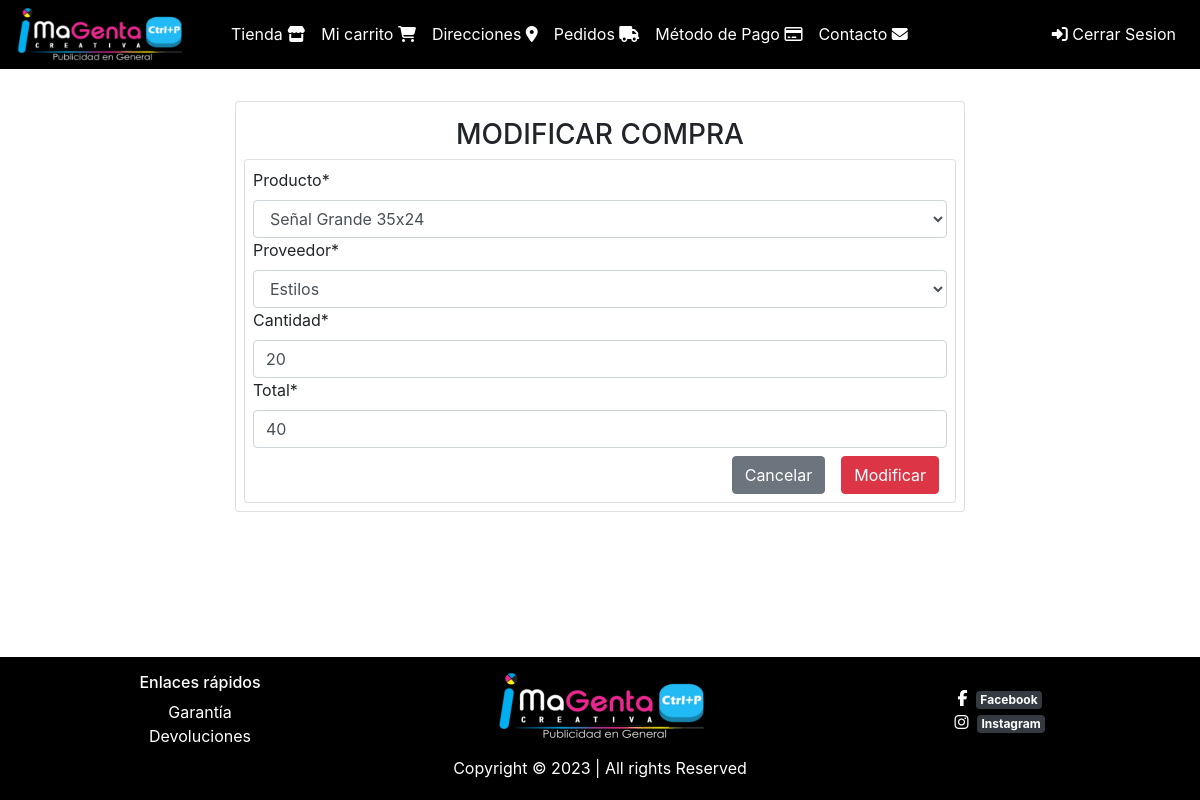
Screenshot of /editCompra/7/ (signed in) with the database file from the repository.
### compras/models.py (models this page shows, shortened)
class Compras(models.Model):
    producto = models.ForeignKey(Product, on_delete=models.CASCADE)
    proveedor = models.ForeignKey(supplier, on_delete=models.CASCADE)
    cantidad = models.PositiveIntegerField()
    total = models.IntegerField()
    fecha = models.DateTimeField(auto_now_add=True)
    class Meta:
        verbose_name = 'Compra'
        verbose_name_plural = 'Compras'
        db_table = 'Compras'
        ordering = ['producto']

### facilito_store/views.py (the view, shortened to what this page needs)
# urls.py: path('editCompra/<id>/', views.editarCompra, name='editCompra'),
@login_required(login_url='login')
@login_required(login_url='login')
def editarCompra(request, id):
    compra = get_object_or_404(Compras, id=id)
    data = {
        'form': ComprasForm(instance=compra)
    }
    return render(request, 'compras/modificar.html', data)

### facilito_store/forms.py
class ComprasForm(forms.ModelForm):
    class Meta:
        model = Compras
        fields = ["producto", "proveedor", "cantidad","total"]
    def __init__(self, *args, **kwargs):
        super().__init__(*args, **kwargs)
        self.fields['producto'].widget.attrs.update({
            'class': 'form-control'
        }) #Dic
        self.fields['proveedor'].widget.attrs.update({
            'class': 'form-control'
        })
        self.fields['cantidad'].widget.attrs.update({
            'class': 'form-control'
        })
        self.fields['total'].widget.attrs.update({
            'class': 'form-control'
        })

### products/models.py (called while the page is built)
    def __str__(self):
        return self.title

### proveedor/models.py (called while the page is built)
      def __str__(self):
          return self.name

### templates/compras/modificar.html
{% extends 'base.html' %}
{% block content %}
    <div class="container-fluid">
        <div class="row">
            <div class="col-sm-8 mx-auto animate__animated animate__backInRight animate__delay-0.5s mt-3">
                {{ mensaje }} {% load crispy_forms_tags %}
                <div class="card p-2">
                    <h3 class="animate__animated animate__bounceInDown animate__delay-1s text-center my-2">MODIFICAR COMPRA</h3>
                    <div class="card body p-2">
                        <form action="" method="post" enctype="multipart/form-data">
                            {% csrf_token %} {{ form | crispy }}
                            <div class="d-flex justify-content-end">
                                <a href="{% url 'listarcompras' %}" class="btn btn-secondary mt-2 mx-2" button ">Cancelar</a>
                                <button type="submit " class="btn btn-danger mt-2 mx-2 " button ">Modificar</a>
                            </div>
                        </form>
                    </div>
                </div>
            </div>
        </div>
    </div>
    </div>
    </div>
{% endblock %}

### static/css/hola.css (style rules this page uses)
body { position: relative; padding-bottom: 8em; min-height: 100vh; }

### rows the page displays
Compras: producto "Señal Grande 35x24", proveedor "Estilos", cantidad "20", total "40"
